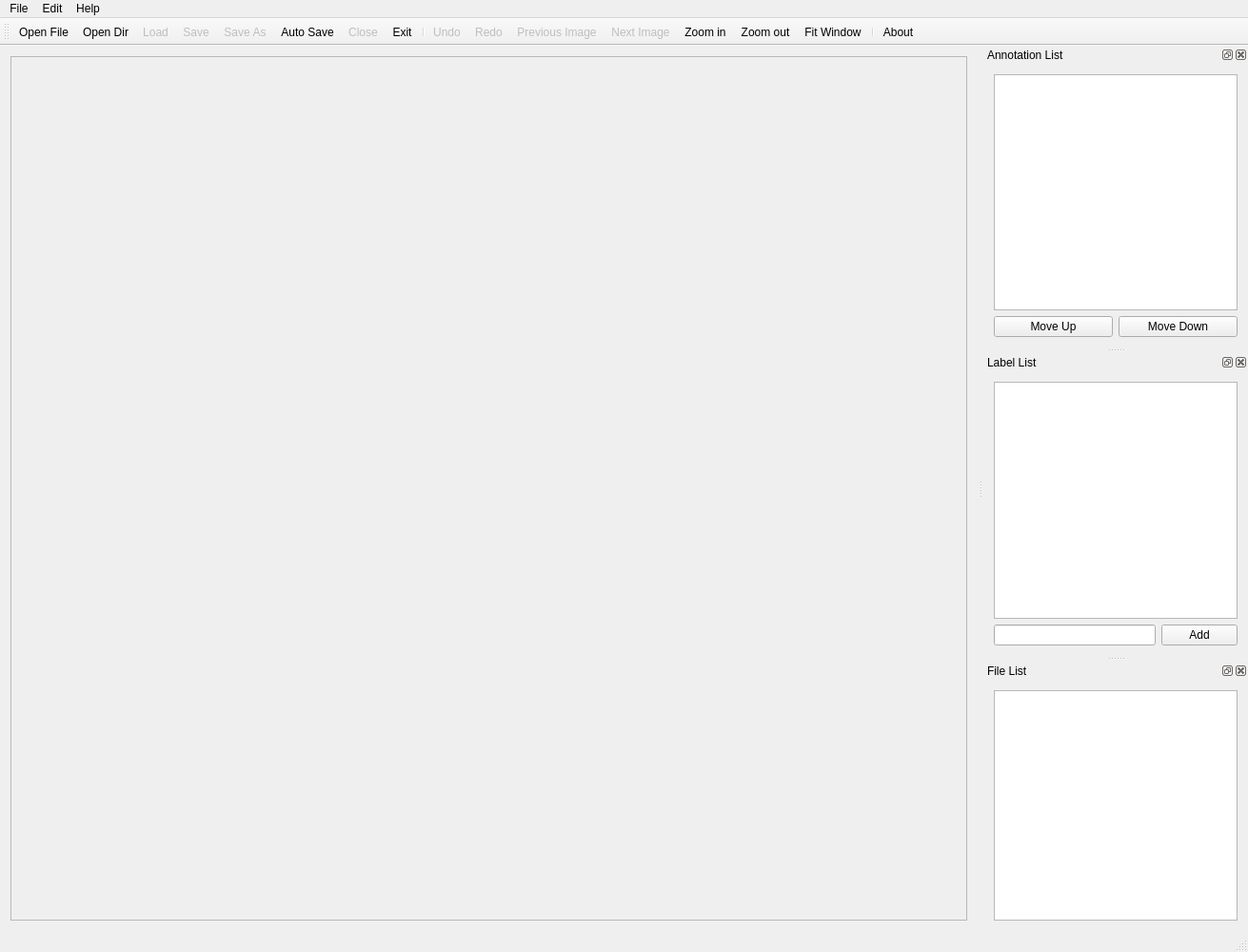
<?xml version="1.0" encoding="UTF-8"?>
<ui version="4.0">
 <class>MainWindow</class>
 <widget class="QMainWindow" name="MainWindow">
  <property name="geometry">
   <rect>
    <x>0</x>
    <y>0</y>
    <width>1311</width>
    <height>1000</height>
   </rect>
  </property>
  <property name="windowTitle">
   <string>Image Labeler</string>
  </property>
  <property name="windowIcon">
   <iconset resource="resource.qrc">
    <normaloff>:/icons/icons/icon.png</normaloff>:/icons/icons/icon.png</iconset>
  </property>
  <widget class="QWidget" name="centralWidget">
   <layout class="QHBoxLayout" name="horizontalLayout">
    <item>
     <widget class="QScrollArea" name="scrollArea">
      <property name="widgetResizable">
       <bool>true</bool>
      </property>
      <widget class="QWidget" name="scrollAreaWidgetContents">
       <property name="geometry">
        <rect>
         <x>0</x>
         <y>0</y>
         <width>1016</width>
         <height>904</height>
        </rect>
       </property>
      </widget>
     </widget>
    </item>
   </layout>
  </widget>
  <widget class="QMenuBar" name="menuBar">
   <property name="geometry">
    <rect>
     <x>0</x>
     <y>0</y>
     <width>1311</width>
     <height>22</height>
    </rect>
   </property>
   <widget class="QMenu" name="menu_file">
    <property name="title">
     <string>File</string>
    </property>
    <addaction name="actionOpen_File"/>
    <addaction name="actionOpen_Dir"/>
    <addaction name="actionLoad"/>
    <addaction name="actionClose"/>
    <addaction name="separator"/>
    <addaction name="actionSave"/>
    <addaction name="actionSave_As"/>
    <addaction name="actionAuto_Save"/>
    <addaction name="separator"/>
    <addaction name="actionExit"/>
   </widget>
   <widget class="QMenu" name="menu_edit">
    <property name="title">
     <string>Edit</string>
    </property>
    <addaction name="actionUndo"/>
    <addaction name="actionRedo"/>
    <addaction name="separator"/>
    <addaction name="actionZoom_in"/>
    <addaction name="actionZoom_out"/>
    <addaction name="actionFit_Window"/>
    <addaction name="separator"/>
    <addaction name="actionPrevious_Image"/>
    <addaction name="actionNext_Image"/>
   </widget>
   <widget class="QMenu" name="menu_help">
    <property name="title">
     <string>Help</string>
    </property>
    <addaction name="actionAbout"/>
   </widget>
   <addaction name="menu_file"/>
   <addaction name="menu_edit"/>
   <addaction name="menu_help"/>
  </widget>
  <widget class="QToolBar" name="mainToolBar">
   <attribute name="toolBarArea">
    <enum>TopToolBarArea</enum>
   </attribute>
   <attribute name="toolBarBreak">
    <bool>false</bool>
   </attribute>
   <addaction name="actionOpen_File"/>
   <addaction name="actionOpen_Dir"/>
   <addaction name="actionLoad"/>
   <addaction name="actionSave"/>
   <addaction name="actionSave_As"/>
   <addaction name="actionAuto_Save"/>
   <addaction name="actionClose"/>
   <addaction name="actionExit"/>
   <addaction name="separator"/>
   <addaction name="actionUndo"/>
   <addaction name="actionRedo"/>
   <addaction name="actionPrevious_Image"/>
   <addaction name="actionNext_Image"/>
   <addaction name="actionZoom_in"/>
   <addaction name="actionZoom_out"/>
   <addaction name="actionFit_Window"/>
   <addaction name="separator"/>
   <addaction name="actionAbout"/>
  </widget>
  <widget class="QStatusBar" name="statusBar"/>
  <widget class="QDockWidget" name="annotationDockWidget">
   <property name="windowTitle">
    <string>Annotation List</string>
   </property>
   <attribute name="dockWidgetArea">
    <number>2</number>
   </attribute>
   <widget class="QWidget" name="dockWidgetContents_anno">
    <layout class="QVBoxLayout" name="verticalLayout">
     <item>
      <widget class="CustomListWidget" name="annoListWidget"/>
     </item>
     <item>
      <layout class="QHBoxLayout" name="horizontalLayout_3">
       <item>
        <widget class="QPushButton" name="pushButton_moveUp">
         <property name="text">
          <string>Move Up</string>
         </property>
        </widget>
       </item>
       <item>
        <widget class="QPushButton" name="pushButton_moveDown">
         <property name="text">
          <string>Move Down</string>
         </property>
        </widget>
       </item>
      </layout>
     </item>
    </layout>
   </widget>
  </widget>
  <widget class="QDockWidget" name="labelDockWidget">
   <property name="windowTitle">
    <string>Label List</string>
   </property>
   <attribute name="dockWidgetArea">
    <number>2</number>
   </attribute>
   <widget class="QWidget" name="dockWidgetContents_label">
    <layout class="QVBoxLayout" name="verticalLayout_3">
     <item>
      <widget class="CustomListWidget" name="labelListWidget"/>
     </item>
     <item>
      <layout class="QHBoxLayout" name="horizontalLayout_2">
       <item>
        <widget class="QLineEdit" name="lineEdit_addLabel"/>
       </item>
       <item>
        <widget class="QPushButton" name="pushButton_addLabel">
         <property name="text">
          <string>Add</string>
         </property>
        </widget>
       </item>
      </layout>
     </item>
    </layout>
   </widget>
  </widget>
  <widget class="QDockWidget" name="fileDockWidget">
   <property name="windowTitle">
    <string>File List</string>
   </property>
   <attribute name="dockWidgetArea">
    <number>2</number>
   </attribute>
   <widget class="QWidget" name="dockWidgetContents">
    <layout class="QVBoxLayout" name="verticalLayout_4">
     <item>
      <widget class="CustomListWidget" name="fileListWidget"/>
     </item>
    </layout>
   </widget>
  </widget>
  <action name="actionOpen_File">
   <property name="icon">
    <iconset resource="resource.qrc">
     <normaloff>:/icons/icons/file.png</normaloff>:/icons/icons/file.png</iconset>
   </property>
   <property name="text">
    <string>Open File</string>
   </property>
   <property name="shortcut">
    <string>Ctrl+O</string>
   </property>
  </action>
  <action name="actionOpen_Dir">
   <property name="icon">
    <iconset resource="resource.qrc">
     <normaloff>:/icons/icons/open.png</normaloff>:/icons/icons/open.png</iconset>
   </property>
   <property name="text">
    <string>Open Dir</string>
   </property>
   <property name="toolTip">
    <string>Open Dir</string>
   </property>
   <property name="shortcut">
    <string>Ctrl+D</string>
   </property>
  </action>
  <action name="actionSave">
   <property name="enabled">
    <bool>false</bool>
   </property>
   <property name="icon">
    <iconset resource="resource.qrc">
     <normaloff>:/icons/icons/save.png</normaloff>:/icons/icons/save.png</iconset>
   </property>
   <property name="text">
    <string>Save</string>
   </property>
   <property name="shortcut">
    <string>Ctrl+S</string>
   </property>
  </action>
  <action name="actionExit">
   <property name="icon">
    <iconset resource="resource.qrc">
     <normaloff>:/icons/icons/quit.png</normaloff>:/icons/icons/quit.png</iconset>
   </property>
   <property name="text">
    <string>Exit</string>
   </property>
   <property name="shortcut">
    <string>Ctrl+Q</string>
   </property>
  </action>
  <action name="actionSave_As">
   <property name="enabled">
    <bool>false</bool>
   </property>
   <property name="icon">
    <iconset resource="resource.qrc">
     <normaloff>:/icons/icons/save-as.png</normaloff>:/icons/icons/save-as.png</iconset>
   </property>
   <property name="text">
    <string>Save As</string>
   </property>
   <property name="shortcut">
    <string>Ctrl+Shift+S</string>
   </property>
  </action>
  <action name="actionAuto_Save">
   <property name="checkable">
    <bool>true</bool>
   </property>
   <property name="icon">
    <iconset resource="resource.qrc">
     <normaloff>:/icons/icons/edit.png</normaloff>:/icons/icons/edit.png</iconset>
   </property>
   <property name="text">
    <string>Auto Save</string>
   </property>
  </action>
  <action name="actionUndo">
   <property name="enabled">
    <bool>false</bool>
   </property>
   <property name="icon">
    <iconset resource="resource.qrc">
     <normaloff>:/icons/icons/undo.png</normaloff>:/icons/icons/undo.png</iconset>
   </property>
   <property name="text">
    <string>Undo</string>
   </property>
   <property name="shortcut">
    <string>Ctrl+Z</string>
   </property>
  </action>
  <action name="actionRedo">
   <property name="enabled">
    <bool>false</bool>
   </property>
   <property name="icon">
    <iconset resource="resource.qrc">
     <normaloff>:/icons/icons/redo.png</normaloff>:/icons/icons/redo.png</iconset>
   </property>
   <property name="text">
    <string>Redo</string>
   </property>
   <property name="shortcut">
    <string>Ctrl+Shift+Z</string>
   </property>
  </action>
  <action name="actionAbout">
   <property name="icon">
    <iconset resource="resource.qrc">
     <normaloff>:/icons/icons/help.png</normaloff>:/icons/icons/help.png</iconset>
   </property>
   <property name="text">
    <string>About</string>
   </property>
  </action>
  <action name="actionZoom_in">
   <property name="icon">
    <iconset resource="resource.qrc">
     <normaloff>:/icons/icons/zoom-in.png</normaloff>:/icons/icons/zoom-in.png</iconset>
   </property>
   <property name="text">
    <string>Zoom in</string>
   </property>
  </action>
  <action name="actionZoom_out">
   <property name="icon">
    <iconset resource="resource.qrc">
     <normaloff>:/icons/icons/zoom-out.png</normaloff>:/icons/icons/zoom-out.png</iconset>
   </property>
   <property name="text">
    <string>Zoom out</string>
   </property>
  </action>
  <action name="actionFit_Window">
   <property name="icon">
    <iconset resource="resource.qrc">
     <normaloff>:/icons/icons/fit-window.png</normaloff>:/icons/icons/fit-window.png</iconset>
   </property>
   <property name="text">
    <string>Fit Window</string>
   </property>
  </action>
  <action name="actionClose">
   <property name="enabled">
    <bool>false</bool>
   </property>
   <property name="icon">
    <iconset resource="resource.qrc">
     <normaloff>:/icons/icons/close.png</normaloff>:/icons/icons/close.png</iconset>
   </property>
   <property name="text">
    <string>Close</string>
   </property>
   <property name="shortcut">
    <string>Ctrl+W</string>
   </property>
  </action>
  <action name="actionPrevious_Image">
   <property name="enabled">
    <bool>false</bool>
   </property>
   <property name="icon">
    <iconset resource="resource.qrc">
     <normaloff>:/icons/icons/prev.png</normaloff>:/icons/icons/prev.png</iconset>
   </property>
   <property name="text">
    <string>Previous Image</string>
   </property>
   <property name="shortcut">
    <string>Ctrl+Left</string>
   </property>
  </action>
  <action name="actionNext_Image">
   <property name="enabled">
    <bool>false</bool>
   </property>
   <property name="icon">
    <iconset resource="resource.qrc">
     <normaloff>:/icons/icons/next.png</normaloff>:/icons/icons/next.png</iconset>
   </property>
   <property name="text">
    <string>Next Image</string>
   </property>
   <property name="shortcut">
    <string>Ctrl+Right</string>
   </property>
  </action>
  <action name="actionLoad">
   <property name="enabled">
    <bool>false</bool>
   </property>
   <property name="icon">
    <iconset resource="resource.qrc">
     <normaloff>:/icons/icons/copy.png</normaloff>:/icons/icons/copy.png</iconset>
   </property>
   <property name="text">
    <string>Load Labels and Annotations</string>
   </property>
   <property name="iconText">
    <string>Load</string>
   </property>
   <property name="toolTip">
    <string>Load</string>
   </property>
   <property name="shortcut">
    <string>Ctrl+L</string>
   </property>
  </action>
  <zorder>annotationDockWidget</zorder>
  <zorder>labelDockWidget</zorder>
  <zorder>fileDockWidget</zorder>
 </widget>
 <layoutdefault spacing="6" margin="11"/>
 <customwidgets>
  <customwidget>
   <class>CustomListWidget</class>
   <extends>QListWidget</extends>
   <header location="global">customlistwidget.h</header>
  </customwidget>
 </customwidgets>
 <resources>
  <include location="resource.qrc"/>
 </resources>
 <connections/>
</ui>
